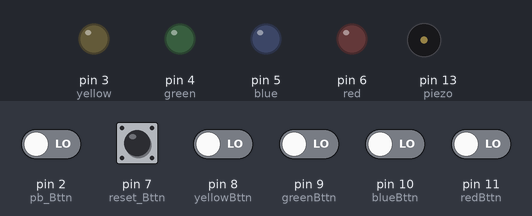
Recording of a sketch running on a simulated Arduino Uno, built with avr-gcc and run on an emulated ATmega328P. On the bench: output pins drawn as LEDs (lit = HIGH), buzzer (waves = sounding). Dashed ring = blinking. The inputs (shaded band) are chosen by the test bench; at power-on: pin 2 (pb_Bttn), pin 7 (reset_Bttn), pin 8 (yellowBttn), pin 9 (greenBttn), pin 10 (blueBttn), pin 11 (redBttn) LOW.

Above: at 1.2 s.
1.3 s: pin 8 (yellowBttn) driven HIGH
At 1.7 s:
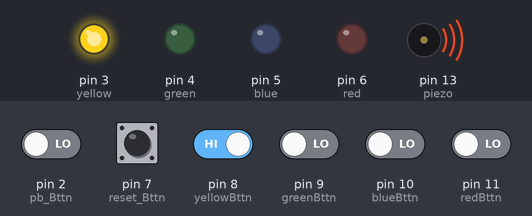
4.3 s: pin 9 (greenBttn) driven HIGH
At 4.7 s:
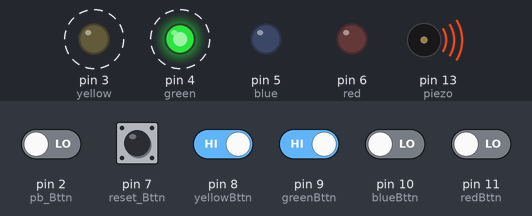
7.3 s: pin 10 (blueBttn) driven HIGH
At 8.1 s:
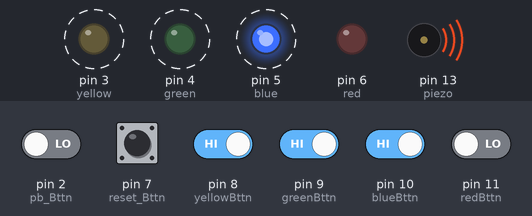
10.3 s: pin 11 (redBttn) driven HIGH
At 10.7 s:
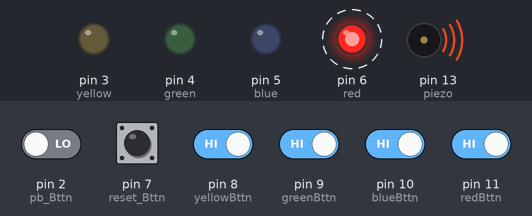
13.3 s: pin 11 (redBttn) driven LOW
At 13.7 s:
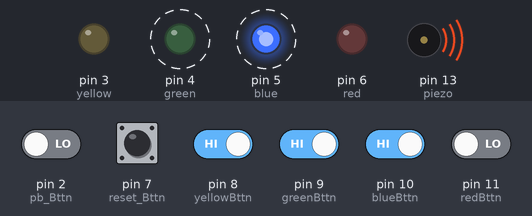
16.3 s: pin 2 (pb_Bttn) driven HIGH
At 18.7 s:
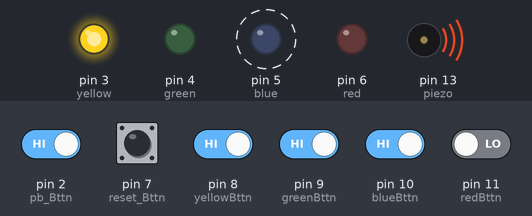
Timing chart, 0 to 20.2 s (numbered marks = the images above; inputs shaded):
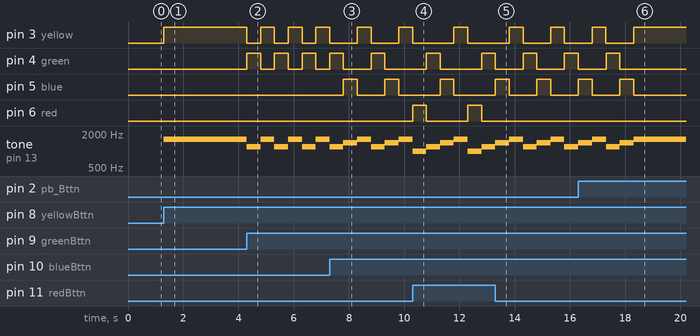

Measured:
- after the input at 1.3 s, pin 3 (yellow): LOW → HIGH at once; tone on pin 13 (piezo): silent → 1600 Hz at once
- after the input at 4.3 s, pin 3 (yellow), pin 4 (green): alternates HIGH for 0.50 s and LOW for 0.50 s, starting at once; tone on pin 13 (piezo): alternates 1600 Hz for 0.50 s and 1200 Hz for 0.50 s, starting at once
- after the input at 7.3 s, pin 3 (yellow): LOW → HIGH after 1.0 s, → LOW 0.50 s later, → HIGH 1.0 s later; pin 4 (green): LOW → HIGH after 1.5 s, → LOW 0.50 s later; pin 5 (blue): alternates HIGH for 0.50 s and LOW for 1.0 s, starting after 0.50 s
- after the input at 10.3 s, pin 6 (red): alternates HIGH for 0.50 s and LOW for 1.5 s, starting at once
- after the input at 13.3 s, pin 6 (red): stays LOW (without the input it goes to HIGH after 1.0 s)
- after the input at 16.3 s, pin 3 (yellow): goes on until 18.3 s, then stays HIGH; pin 4 (green): goes on until 17.8 s, then stays LOW; tone on pin 13 (piezo): goes on until 18.3 s, then stays 1600 Hz

The sketch:

pizeoLEDControllerFinal.ino
```cpp
//      Authors: Pazuzu Jindrich,
//              Francois Mukaba
//              Ariel Mukadi
//
//      Date: 2/25/2018

//LED variables
int yellow = 3;
int green = 4;
int blue = 5;
int red = 6;

//Button variables
int yellowBttn = 8;
int greenBttn = 9;
int blueBttn = 10;
int redBttn = 11;
int pb_Bttn = 2;
int reset_Bttn = 7;

//Piezo buzzer variable
int piezo = 13;

//Array variables
int index = 0;
int saveArray[50];

//Debounce variables
boolean lastButton = LOW; //previous reading from playback pin
boolean currentButton = LOW;  //current state of playback
boolean currentResetButton = LOW;
boolean lastResetButton = LOW;

/*********************************************************************************************************************************************/
void setup() {
  //LEDs
  pinMode(yellow, OUTPUT);
  pinMode(green, OUTPUT);
  pinMode(blue, OUTPUT);
  pinMode(red, OUTPUT);

  //buttons
  pinMode(yellowBttn, INPUT);
  pinMode(greenBttn, INPUT);
  pinMode(blueBttn, INPUT);
  pinMode(redBttn, INPUT);
  pinMode(pb_Bttn, INPUT);
  pinMode(reset_Bttn, INPUT);

  //piezo buzzer
  pinMode(piezo, OUTPUT);

  //turn LEDs off
  digitalWrite(yellow, LOW);
  digitalWrite(green, LOW);
  digitalWrite(blue, LOW);
  digitalWrite(red, LOW);
}
/*********************************************************************************************************************************************/
/*
 * Debounce button compares previous and current state of the playback button to determine when to execute playback
 * This method ensures that playback does not get pressed more than once, which could potentially cause an error
 */

boolean debounce(boolean last){
   boolean current = digitalRead(pb_Bttn);
   if(last != current)
   {
    delay(5); //CRUCIAL: without pause button will reset too quickly to read
    current = digitalRead(pb_Bttn);
   }
   return current;  //returns debounce value
}
/*********************************************************************************************************************************************/
void turnOffLEDs(){
  digitalWrite(red, LOW);
  digitalWrite(green, LOW);
  digitalWrite(blue, LOW);
  digitalWrite(yellow, LOW);
}
/*********************************************************************************************************************************************/
//play registerd inputs
void playBack(){
  for(int i = 0; i<index; i++)
  {
    if(saveArray[i] == red)
    {
      digitalWrite(red, HIGH);
      tone(piezo, 1000, 500);
      delay(500);
      turnOffLEDs();
    }
    else if(saveArray[i] == green)
    {
      digitalWrite(green, HIGH);
      tone(piezo, 1200, 500);
      delay(500);
      turnOffLEDs();
    }
    else if(saveArray[i] == blue)
    {
      digitalWrite(blue, HIGH);
      tone(piezo, 1400, 500);
      delay(500);
      turnOffLEDs();
    }
    else if(saveArray[i] == yellow)
    {
      digitalWrite(yellow, HIGH);
      tone(piezo, 1600, 500);
      delay(500);
      turnOffLEDs();
    }
  }
}
/*********************************************************************************************************************************************/
void loop() {
  int yellow_State = digitalRead(yellowBttn);
  int green_State = digitalRead(greenBttn);
  int blue_State = digitalRead(blueBttn);
  int red_State = digitalRead(redBttn);
  currentButton = debounce(lastButton); //activate debounce function
  int reset_State = digitalRead(reset_Bttn);


  if(red_State == HIGH)
  {
    digitalWrite(red, HIGH);          //turn LED on
    tone(piezo, 1000, 500);           //play tone
    saveArray[index] = red;           //save pin into array for playback
    index++;                          //increment size of array
    delay(500);                       //delay button to avoid repeat
    digitalWrite(red, LOW);           //turn off LED
  }
  if(green_State == HIGH)
  {
    digitalWrite(green, HIGH);
    tone(piezo, 1200, 500);
    saveArray[index] = green;
    index++;
    delay(500);
    digitalWrite(green, LOW);
  }
  if(blue_State == HIGH)
  {
    digitalWrite(blue, HIGH);
    tone(piezo, 1400, 500);
    saveArray[index] = blue;
    index++;
    delay(500);
    digitalWrite(blue, LOW);
  }
  if(yellow_State == HIGH)
  {
    digitalWrite(yellow, HIGH);
    tone(piezo, 1600, 500);
    saveArray[index] = yellow;
    index++;
    delay(500);
    digitalWrite(yellow, LOW);
  }
  if(lastButton == LOW && currentButton == HIGH)
  {  //button has been pressed
    playBack();
  }
  lastButton = currentButton;

  //"reset" registered inputs
  if(reset_State == HIGH)
  {
    index = 0;
  }
}
```
